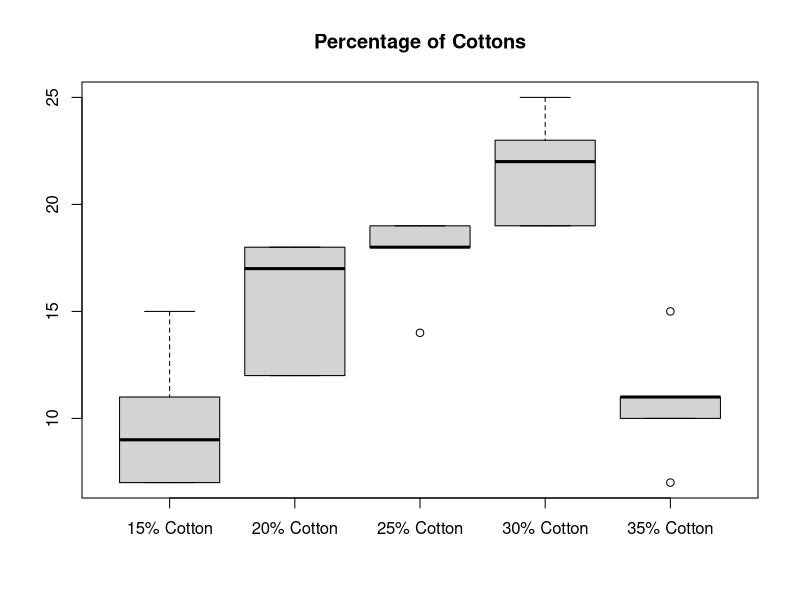

The R source for this figure: (Note: this script raises an error after producing the figure.)
####################################
#### Question 1.2, Assignment 2 ####
####      Muhammad Tahir       #####
####        1002537613         #####
####################################
data = c(7,7,15,11,9,12,17,12,18,18,14,19,19,18,18,19,25,22,19,23,7,10,11,15,11)
treatments <- factor(rep(c("15% Cotton", "20% Cotton", "25% Cotton", "30% Cotton","35% Cotton"), each = 5))
dataFrame <- data.frame(x=treatments, y=data)
boxplot(data~treatments, xlab = "", ylab = "", data=dataFrame, main="Percentage of Cottons")

####################################
#### Question 1.3, Assignment 2 ####
####      Muhammad Tahir       #####
####        1002537613         #####
####################################
with(dataFrame, tapply(data, treatments, mean))
mean(data)
with(dataFrame, tapply(data, treatments, var))
var(data)

####################################
#### Question 1.4, Assignment 2 ####
####      Muhammad Tahir       #####
####        1002537613         #####
####################################
Anova <- anova(lm(data~treatments, data = dataFrame))
Anova

####################################
#### Question 1.6, Assignment 2 ####
####      Muhammad Tahir       #####
####        1002537613         #####
####################################
linear_model <- lm(y~x - 1, data=dat)
MatrixA <- matrix(c(1, -1/4, -1/4, -1/4, 0, 1, -1/3, -1/3,-1/3, 0, 0 ,1, -1/2, -1/2, 0 , 0, 0, 1, -1), byrow=T, nrow=4)
summary(glht(linear_model, MatrixA), test = adjusted("none"))

####################################
#### Question 1.7, Assignment 2 ####
####      Muhammad Tahir       #####
####        1002537613         #####
####################################
# Based on the values from the output above, we can get the SS for each contrast.
PhiSS1 = (-6.550)^2/0.25
PhiSS1
PhiSS2 = (-1.267)^2/(4/15)
PhiSS2
PhiSS3 = (1.4^2)/(0.3)
PhiSS3
PhiSS4 = (10.8^2)/(0.4)
PhiSS4

SST =  sum(PhiSS1, PhiSS2, PhiSS3, PhiSS4)
SST

####################################
#### Question 1.9, Assignment 2 ####
####      Muhammad Tahir       #####
####        1002537613         #####
####################################
MatrixB = matrix(c(1, -1/4, -1/4, -1/4, 0, 1, -1/3, -1/3, -1/3), byrow=T, nrow=2)
summary(glht(fit,MatrixB), test = adjusted("bonferroni"))

####################################
#### Question 1.10, Assignment 2 ###
####      Muhammad Tahir       #####
####        1002537613         #####
####################################
TukeyHSD(aov(lm(data~treatments, data=dataFrame)), conf.level = 0.95)
CI_Comparisons = TukeyHSD(aov(lm(data~treatments, data=dataFrame)), facto = treatments, conf.level = 0.95)
plot(CI_Comparisons)

